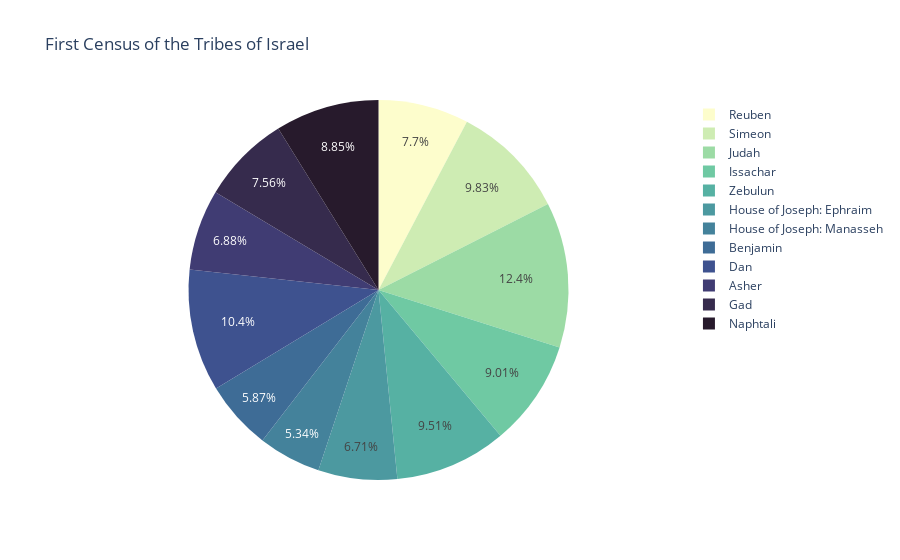

The code cell stored with this chart in its notebook:
### Code cell
tribal_order = {'Tribe': ['Reuben', 'Simeon', 'Gad', 'Judah', 'Issachar', 
                 'Zebulun', 'House of Joseph: Ephraim', 
                 'House of Joseph: Manasseh', 'Benjamin', 
                 'Dan', 'Asher', 'Naphtali']}

fig = px.pie(df, values='Count', names='Tribe', title='First Census of the Tribes of Israel', hover_data=['Tribal Head'],
              category_orders=tribes, color_discrete_sequence=px.colors.sequential.deep)
fig.show()

### Figure 1 — Plotly figure (JSON) as saved in the notebook; plotly's stock layout.template omitted (floating-point values rounded to 4 significant figures)
{"data": [{"customdata": [["Elizur the son of Shedeur"], ["Shelumiel the son of Zurishaddai"], ["Nahson the son of Amminadab"], ["Nethanel the son of Zuar"], ["Eliab the son of Helon"], ["Elishama the son of Ammihud"], ["Gamaliel the son of Pedahzur"], ["Abidan the son of Gideoni"], ["Ahiezer the son of Ammishaddai"], ["Pagiel the son of Ocran"], ["Eliasaph the son of Deuel"], ["Ahira the son of Enan"]], "direction": "clockwise", "domain": {"x": [0, 1], "y": [0, 1]}, "hovertemplate": "Tribe=%{label}<br>Count=%{value}<br>Tribal Head=%{customdata[0]}<extra></extra>", "labels": ["Reuben", "Simeon", "Judah", "Issachar", "Zebulun", "House of Joseph: Ephraim", "House of Joseph: Manasseh", "Benjamin", "Dan", "Asher", "Gad", "Naphtali"], "legendgroup": "", "name": "", "showlegend": true, "sort": false, "type": "pie", "values": [46500, 59300, 74600, 54400, 57400, 40500, 32200, 35400, 62700, 41500, 45650, 53400]}], "layout": {"legend": {"tracegroupgap": 0}, "piecolorway": ["rgb(253, 253, 204)", "rgb(206, 236, 179)", "rgb(156, 219, 165)", "rgb(111, 201, 163)", "rgb(86, 177, 163)", "rgb(76, 153, 160)", "rgb(68, 130, 155)", "rgb(62, 108, 150)", "rgb(62, 82, 143)", "rgb(64, 60, 115)", "rgb(54, 43, 77)", "rgb(39, 26, 44)"], "title": {"text": "First Census of the Tribes of Israel"}}}
